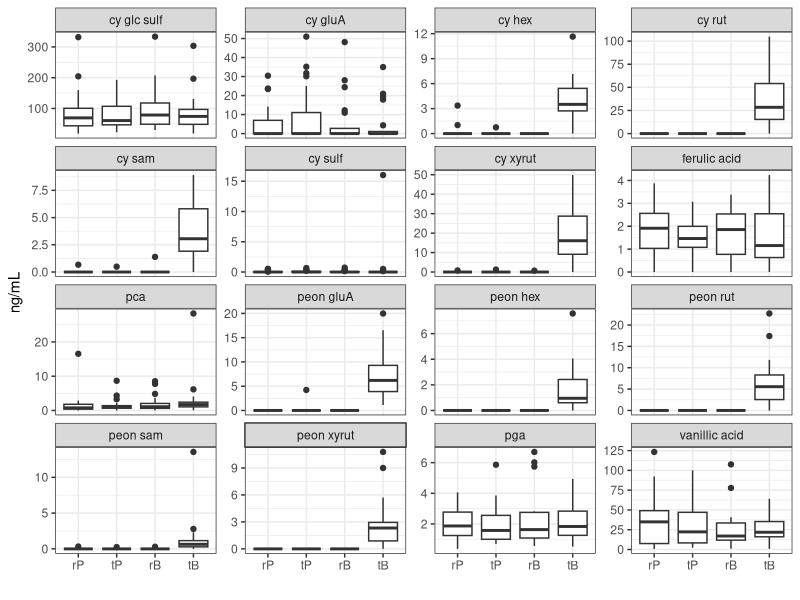
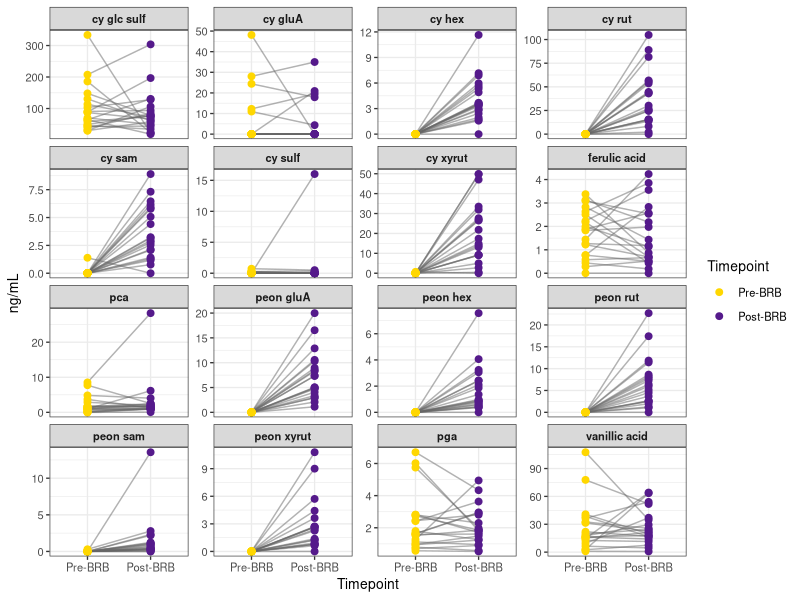
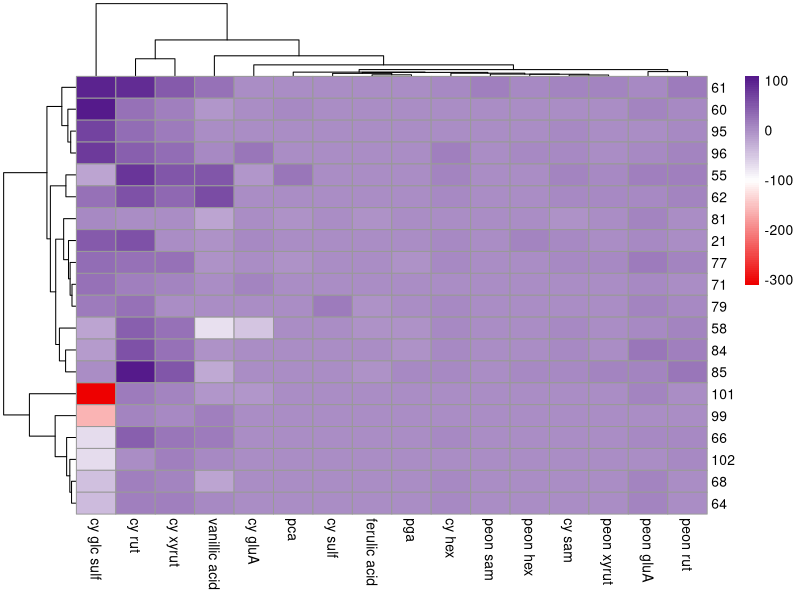
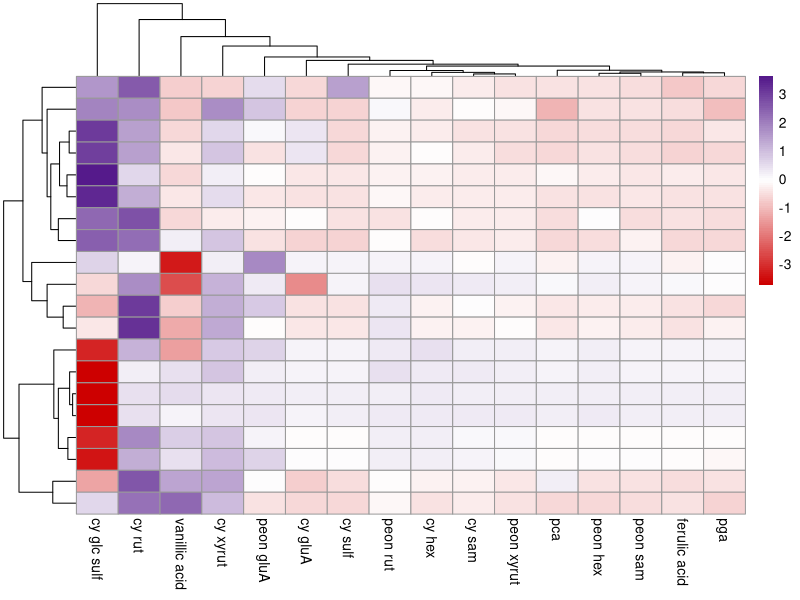
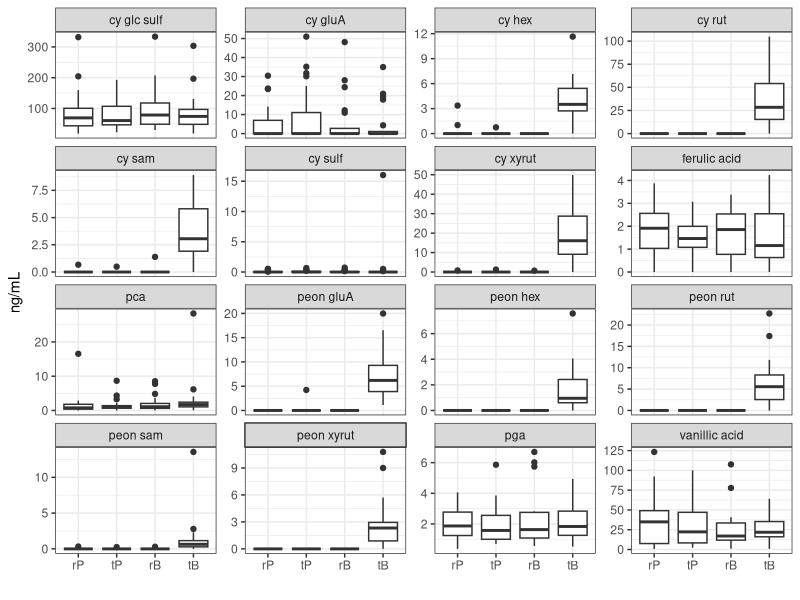
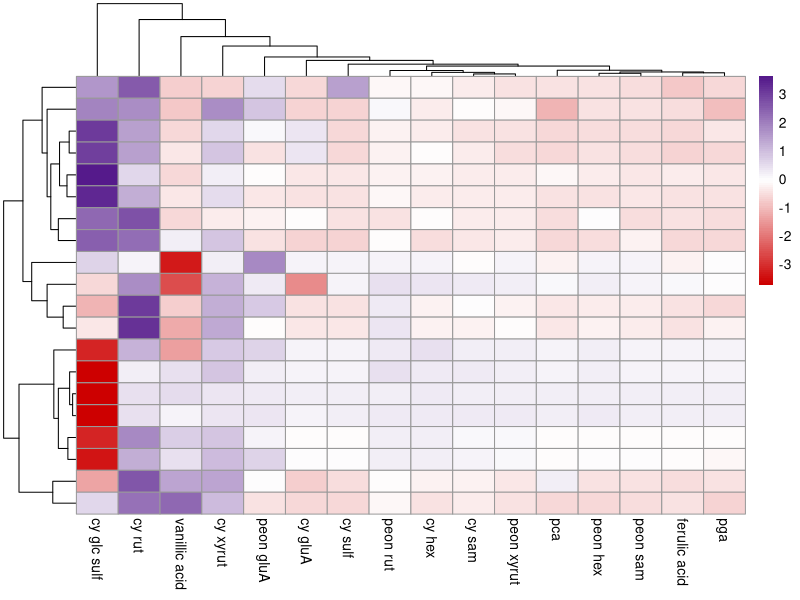

Write R code to recreate these figures, in order. (Note: this script raises an error after producing the figures.)
## ---- chunk 1
knitr::opts_chunk$set(echo = TRUE)

library(tidyverse)
library(readxl)
library(pheatmap)
library(grid)
library(svglite)
library(ggpubr)
## ---- chunk 2
key.long <- read.csv("../data/derived/timepoint_key_long.csv")
met <- read_excel("../data/raw/urine-metabolomics/Dan Urine Anthocyanin 11-10-2022.xlsx", sheet = "concentration ng mL") %>%
  filter(!is.na(`21-V2`))
## ---- chunk 3
met <- met %>%
  mutate_at(vars(-...1), ~as.numeric(.)) %>%
  mutate_at(vars(-...1), ~replace(., is.na(.), 0)) %>%
  pivot_longer(
    cols = 2:81, 
    names_to = "Sample",
    values_to = "value",
    values_transform = ~ as.numeric(gsub(",", "", .x))
  ) %>%
  rename("metabolite" = `...1`) %>%
  separate(Sample, c("Subject.Number", "v")) %>%
  mutate(v = toupper(v))
## ---- chunk 4
key.long <- key.long %>%
  mutate(v =  toupper(substr(timepoints, 11, 12)),
         v = ifelse(v == "-V", toupper(substr(timepoints, 12, 13)), v),
         Subject.Number = as.character(Subject.Number)) %>%
  select(Subject.Number, v, Timepoint) 

# join to met 
met <- met %>%
  left_join(key.long)
## ---- chunk 5
met$Timepoint <- factor(met$Timepoint, levels=c("rP", "tP", "rB", "tB"))

met %>%
  filter(!is.na(Timepoint)) %>%
  ggplot(aes(x = Timepoint, y = value)) +
  geom_boxplot() +
  facet_wrap(metabolite ~ ., scales = "free_y") +
  xlab("") +
  ylab("ng/mL") + 
  theme(base.size = 10) +
  theme_bw()

ggsave("../figures/metabolomics_boxplot.png", dev="png", height = 6, width = 5, dpi = 400)
## ---- chunk 6
# Rename levels for legend clarity
met_brb <- met %>%
  filter(Timepoint %in% c("rB", "tB")) %>%
  mutate(
    Timepoint = factor(Timepoint, levels = c("rB", "tB")),
    Timepoint = recode(Timepoint, "rB" = "Pre-BRB", "tB" = "Post-BRB")
  )

# Plot
ggplot(met_brb, aes(x = Timepoint, y = value, group = Subject.Number)) +
  geom_line(color = "gray40", alpha = 0.5) +
  geom_point(aes(color = Timepoint), size = 2) +
  facet_wrap(~ metabolite, scales = "free_y") +
  scale_color_manual(values = c("Pre-BRB" = "gold", "Post-BRB" = "purple4")) +
  labs(
    y = "ng/mL",
    x = "Timepoint"
  ) +
  theme_bw(base_size = 10) +
  theme(
    strip.text = element_text(face = "bold"),
    legend.position = "right"
  )

## ---- chunk 7
rb_tb_wide_all <- met %>%
  filter(Timepoint %in% c("rB", "tB")) %>%
  select(metabolite, Subject.Number, Timepoint, value) %>%
  pivot_wider(names_from = Timepoint, values_from = value) %>%
  mutate(change = tB - rB)

heat_data_all <- rb_tb_wide_all %>%
  select(Subject.Number, metabolite, change) %>%
  pivot_wider(names_from = metabolite, values_from = change) %>%
  column_to_rownames("Subject.Number") %>%
  as.matrix()

pheatmap(
  heat_data_all,
  cluster_rows = TRUE,
  cluster_cols = TRUE,
  color = colorRampPalette(c("red2", "white", "purple4"))(100))

## ---- chunk 8
# Z-score transform each metabolite (column)
heat_data_z <- t(scale(t(heat_data_all)))  # Rows = participants, Columns = metabolites

library(gridExtra)

ph <- pheatmap(
  heat_data_z,
  cluster_rows = TRUE,
  cluster_cols = TRUE,
  color = colorRampPalette(c("red3", "white", "purple4"))(100),
  labels_row = rep("", nrow(heat_data_z))   # remove IDs
)

ggsave("../figures/metabolomics_heatmap.svg", ph, width = 6, height = 4)


## ---- chunk 9
# Create the heatmap and store it
p <- pheatmap(
  heat_data_z,
  cluster_rows = TRUE,
  cluster_cols = TRUE,
  color = colorRampPalette(c("red3", "white", "purple4"))(100),
  silent = TRUE  # Prevents automatic plotting so we can capture it
)

# Open SVG device
svglite::svglite("../figures/metabolomics_heatmap.svg", height = 4, width = 6)

# Draw the saved gtable to the device
grid::grid.draw(p$gtable)

# Close device
dev.off()

## ---- chunk 10
# Ensure correct timepoint order
met$Timepoint <- factor(met$Timepoint, levels = c("rP", "tP", "rB", "tB"))

# Run Wilcoxon test: rB vs tB for each metabolite
sig_mets <- met %>%
  filter(Timepoint %in% c("rB", "tB")) %>%
  group_by(metabolite) %>%
  summarise(p.value = tryCatch(
    wilcox.test(value[Timepoint == "rB"], value[Timepoint == "tB"])$p.value,
    error = function(e) NA_real_
  )) %>%
  filter(p.value < 0.05) %>%
  pull(metabolite)

# Subset met for significant metabolites only
met_sig <- met %>%
  filter(metabolite %in% sig_mets)

met_comp <- met_sig %>% filter(Timepoint %in% c("rB", "tB"))

ggplot(met_comp, aes(x = Timepoint, y = value, group = Subject.Number)) +
  geom_line(alpha = 0.4) +
  geom_point(aes(color = Timepoint), size = 2) +
  facet_wrap(~ metabolite, scales = "free_y") +
  scale_color_manual(values = c("rB" = "gold", "tB" = "purple")) +
  labs(title = "Compliance Check: Metabolite Increase Post BRB",
       y = "ng/mL") +
  theme_bw(base_size = 11)

## ---- chunk 11
# Filter only rB and tB
met_rb_tb <- met %>%
  filter(Timepoint %in% c("rB", "tB"))

# Perform Wilcoxon test for each metabolite
wilcox_rb_tb <- met_rb_tb %>%
  group_by(metabolite) %>%
  summarise(
    p.value = wilcox.test(value ~ Timepoint)$p.value,
    .groups = "drop"
  ) %>%
  mutate(p.adj = p.adjust(p.value, method = "BH"),
         significant = ifelse(p.adj < 0.05, "yes", "no"))

# View significant results
wilcox_rb_tb %>% filter(significant == "yes")


## ---- chunk 12
# Get significant metabolite names
sig_metabs <- wilcox_rb_tb %>%
  filter(p.adj < 0.05) %>%
  pull(metabolite)

# Subset original data
rb_tb_data <- met %>%
  filter(Timepoint %in% c("rB", "tB"),
         metabolite %in% sig_metabs)

rb_tb_wide <- rb_tb_data %>%
  select(metabolite, Subject.Number, Timepoint, value) %>%
  pivot_wider(names_from = Timepoint, values_from = value) %>%
  mutate(change = tB - rB)
## ---- chunk 13
# Loop through each metabolite and plot the changes
for (metab in unique(rb_tb_wide$metabolite)) {
  p <- rb_tb_wide %>%
    filter(metabolite == metab) %>%
    ggplot(aes(x = factor(Subject.Number), y = change)) +
    geom_col(fill = "steelblue") +
    labs(title = paste("Change in", metab, "per participant"),
         x = "Subject", y = "Change (tB - rB)") +
    theme_minimal()

  print(p)  # shows the plot if interactive
  ggsave(paste0("figures/", gsub(" ", "_", metab), "_barplot.png"), plot = p, width = 6, height = 4)
}

## ---- chunk 14
my_colors <- c("#4E79A7", "#F28E2B", "#E15759", "#76B7B2", "#59A14F",
               "#EDC948", "#B07AA1", "#FF9DA7", "#9C755F", "#BAB0AC")

rb_tb_wide %>%
  ggplot(aes(x = factor(Subject.Number), y = change, fill = factor(Subject.Number))) +
  geom_col() +
  facet_wrap(~ metabolite, scales = "free_y") +
  scale_fill_manual(values = rep(my_colors, length.out = length(unique(rb_tb_wide$Subject.Number)))) +
  labs(x = "Participant ID", y = "Change in Metabolite Concentration (ng/mL)") +
  theme_minimal() +
  theme(axis.text.x = element_text(angle = 90, hjust = 1),
        legend.position = "none")


## ---- chunk 15
# Filter for rB and tB timepoints only
met_rb_tb <- met_sig %>%
  filter(Timepoint %in% c("rB", "tB"))

# Get one row per Subject.Number × metabolite with rB and tB
met_diff <- met_rb_tb %>%
  select(Subject.Number, metabolite, Timepoint, value) %>%
  pivot_wider(names_from = Timepoint, values_from = value) %>%
  filter(!is.na(rB) & !is.na(tB)) %>%  # Keep complete cases
  mutate(change = tB - rB)

# Plot density
ggplot(met_diff, aes(x = change)) +
  geom_density(fill = "lightblue", alpha = 0.6) +
  facet_wrap(~ metabolite, scales = "free") +
  labs(x = "(ng/mL)") +
  theme_bw(base_size = 11)


## ---- chunk 16
# Create matrix: rows = participants, columns = metabolites
heat_data <- rb_tb_wide %>%
  select(Subject.Number, metabolite, change) %>%
  pivot_wider(names_from = metabolite, values_from = change) %>%
  column_to_rownames("Subject.Number") %>%
  as.matrix()

pheatmap(
  heat_data,
  cluster_rows = TRUE,
  cluster_cols = TRUE,
  color = colorRampPalette(c("purple4", "white", "red2"))(100))


## ---- chunk 17
heat_data_sig <- rb_tb_wide %>%
  filter(metabolite %in% sig_mets) %>%
  select(Subject.Number, metabolite, change) %>%
  pivot_wider(names_from = metabolite, values_from = change) %>%
  column_to_rownames("Subject.Number") %>%
  as.matrix()

# Perform hierarchical clustering on participants
row_dist <- dist(heat_data_sig)
row_clust <- hclust(row_dist)

# Cut dendrogram into 3 clusters
cluster_assignments <- cutree(row_clust, k = 3)

# Create annotation dataframe
compliance_cluster_df <- data.frame(
  Subject.Number = rownames(heat_data_sig),
  compliance_cluster = as.factor(cluster_assignments)
)
rownames(compliance_cluster_df) <- compliance_cluster_df$Subject.Number
compliance_cluster_df <- compliance_cluster_df["compliance_cluster", drop = FALSE]
library(pheatmap)

pheatmap(
  heat_data_sig,
  annotation_row = compliance_cluster_df,
  cluster_rows = TRUE,
  cluster_cols = TRUE,  # cluster metabolites
  color = colorRampPalette(c("blue", "white", "red"))(100))

## ---- chunk 18
# Cut into 3 clusters
cluster_assignments <- cutree(row_clust, k = 3)

# Merge clusters 1 and 2 into one group
merged_clusters <- ifelse(cluster_assignments %in% c(1, 2), "Responder", "Non-responder")

# Build new annotation dataframe
compliance_cluster_df <- data.frame(BRB_response = merged_clusters)
rownames(compliance_cluster_df) <- rownames(heat_data_sig)
annotation_colors <- list(
  BRB_response = c("Responder" = "skyblue", "Non-responder" = "gold")
)
pheatmap(
  heat_data_sig,
  annotation_row = compliance_cluster_df,
  annotation_colors = annotation_colors,
  cluster_rows = TRUE,
  cluster_cols = TRUE,
  color = colorRampPalette(c("purple4", "white", "red2"))(100))

## ---- chunk 19
write.csv(
  compliance_cluster_df,
  file = "../data/compliance_cluster_df.csv")
## ---- chunk 20
# Pick one non-significant metabolite
no_change_met <- wilcox_rb_tb %>%
  filter(p.adj > 0.5) %>%
  filter(metabolite %in% unique(met$metabolite)) %>%
  filter(!metabolite %in% c("cy rut", "cyxyrut")) %>%
  slice(1) %>%
  pull(metabolite)

# Set desired facet order
met_order <- c("cy rut", "cy xyrut", no_change_met)

# Plot
met %>%
  filter(Timepoint %in% c("rB", "tB"),
         metabolite %in% met_order) %>%
  mutate(
    Timepoint = recode(Timepoint, "rB" = "Pre-BRB", "tB" = "Post-BRB"),
    metabolite = factor(metabolite, levels = met_order)  # enforce facet order
  ) %>%
  ggplot(aes(x = Timepoint, y = value)) +
  geom_boxplot(fill = "lightblue", outlier.shape = NA) +
  geom_jitter(width = 0.2, size = 1.5, alpha = 0.6) +  # show individual points
  facet_wrap(~ metabolite, scales = "free_y") +
  labs(x = "", y = "ng/mL") +
  theme_bw(base_size = 9)

ggsave("../figures/metabolomics_3boxplot.svg", height = 4, width = 6)

## ---- chunk 21
# Define comparisons (Pre-BRB vs Post-BRB for each metabolite)
comparisons <- list(c("Pre-BRB", "Post-BRB"))

met %>%
  filter(Timepoint %in% c("rB", "tB"),
         metabolite %in% met_order) %>%
  mutate(
    Timepoint = recode(Timepoint, "rB" = "Pre-BRB", "tB" = "Post-BRB"),
    metabolite = factor(metabolite, levels = met_order)
  ) %>%
  ggplot(aes(x = Timepoint, y = value)) +
  geom_boxplot(fill = "lightblue", outlier.shape = NA) +
  geom_jitter(width = 0.2, size = 1.5, alpha = 0.6) +
  facet_wrap(~ metabolite, scales = "free_y") +
  labs(x = "", y = "(ng/mL)") +
  theme_bw(base_size = 15) +
  theme(axis.text.x = element_text(angle = 20, hjust = 1)) +
  stat_compare_means(
    comparisons = comparisons, 
    method = "wilcox.test", 
    label = "p.signif"     # <-- asterisks instead of raw p-values
  )

ggsave("../figures/metabolomics_3boxplot1.svg", height = 4, width = 6)

## ---- chunk 22
comparisons <- list(c("Pre-BRB", "Post-BRB"),c("Pre-Placebo", "Post-Placebo"))

met %>%
  filter(Timepoint %in% c("rB", "tB", "rP", "tP"),
         metabolite %in% met_order) %>%
  mutate(
    Timepoint = recode(Timepoint,
                       "rB" = "Pre-BRB",  "tB" = "Post-BRB",
                       "rP" = "Pre-Placebo", "tP" = "Post-Placebo"),
    Timepoint = factor(Timepoint,
                       levels = c("Pre-Placebo","Post-Placebo","Pre-BRB","Post-BRB")),
    metabolite = factor(metabolite, levels = met_order)
  ) %>%
  ggplot(aes(x = Timepoint, y = value)) +
  geom_boxplot(fill = "lightblue", outlier.shape = NA) +
  geom_jitter(width = 0.2, size = 1.5, alpha = 0.6) +
  facet_wrap(~ metabolite, scales = "free_y") +
  labs(x = "", y = "(ng/mL)") +
  theme_bw(base_size = 15) +
  theme(axis.text.x = element_text(angle = 20, hjust = 1))+
  stat_compare_means(
  comparisons = comparisons,
  method = "wilcox.test",
  method.args = list(paired = TRUE),
  label = "p.signif"
)
ggsave("../figures/metabolomics_3boxplot1.svg", height = 4, width = 6)
